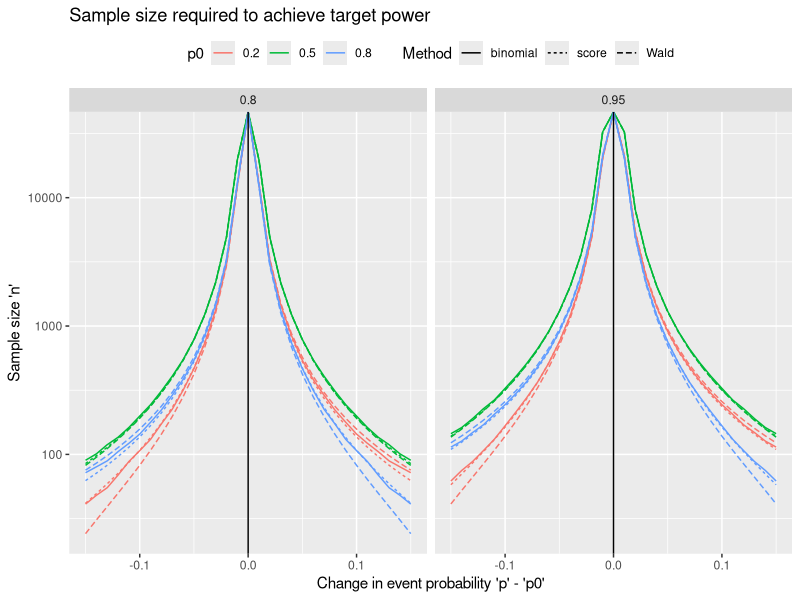
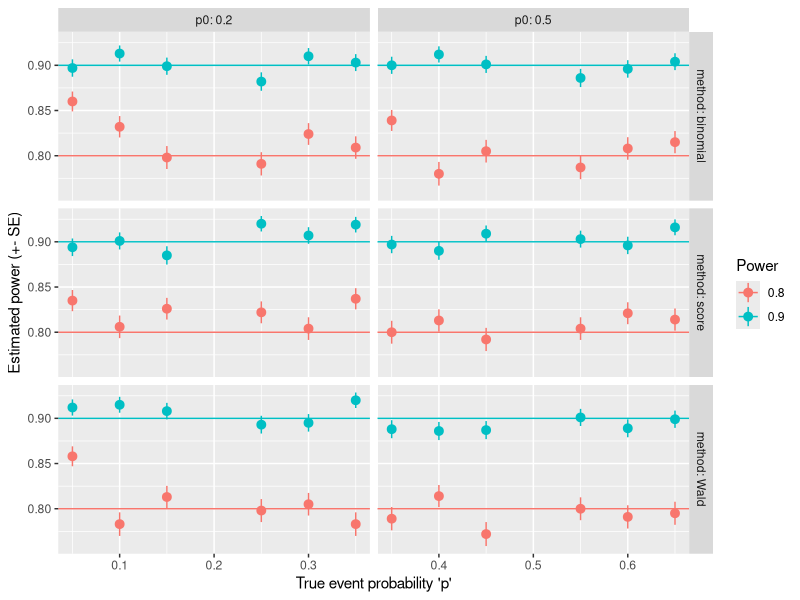
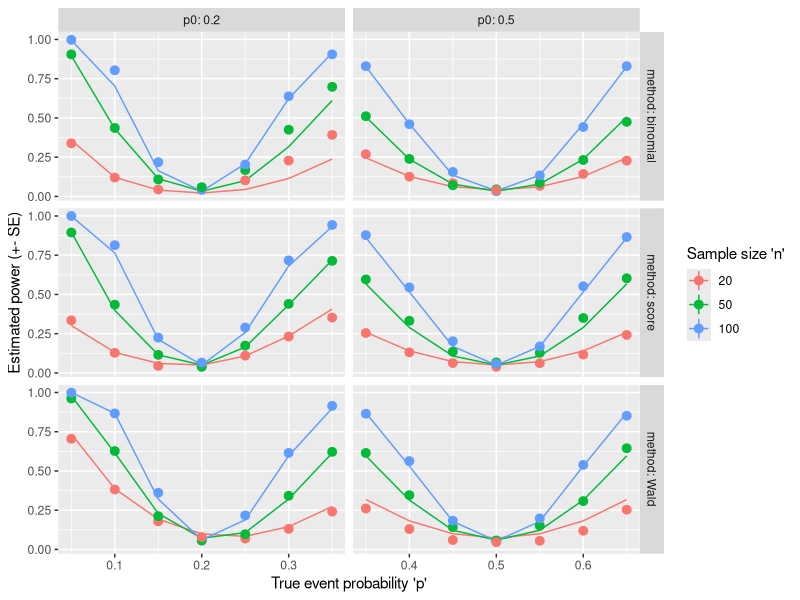

Source code (R) for these figures, in order:
## ---- chunk 1
# alternative
# conf.level
# correct=FALSE
# suppresses warnings, changes chi-squared to Z in the Wald test output
one_prop_test <- function(x, n, p0, method = c("binomial", "Wald","score"), 
                          alternative = c("two.sided", "less",  "greater"), 
                          conf.level = 0.95){
  if (length(x) !=1 | length(n) != 1 | length(p0) != 1)
      stop("x, n, and p0 all should be scalars, not vectors")
  
  method <- match.arg(method)
  alternative <- match.arg(alternative)
  
  if (method == "binomial"){
    res <- binom.test(x=x, n=n, p=p0, alternative=alternative, conf.level=conf.level)
  } else
  if (method %in% c("Wald", "score")){
    suppressWarnings(
      res <- prop.test(x=x, n=n, p=p0, alternative=alternative, conf.level=conf.level,
                       correct = FALSE))
    phat <- res$estimate
     
    if (method == "score"){
      z.sign <- sign(phat - p0)
      Z <- z.sign * sqrt(res$statistic)
      names(Z) <- "Z"
      res$statistic <- Z
      res$parameter <- NULL
      res$method <- "1-sample proportions score test"
    } else {  #Wald
      Z <- (phat - p0) *sqrt(n) / sqrt(phat*(1-phat))
      names(Z) <- "Z"
      # p-value
      pval <- switch(alternative,
                     two.sided = pnorm(abs(Z), lower.tail = FALSE) * 2,
                     greater = pnorm(Z, lower.tail = FALSE),
                     less = pnorm(Z, lower.tail = TRUE))
      # confidence interval
      za <- qnorm(if (alternative == "two.sided") 
            (1 + conf.level)/2
        else conf.level)
      ci.half <- za * sqrt(phat*(1-phat)/n)
      p.u <- phat + ci.half
      p.l <- phat - ci.half
      CINT <- switch(alternative, 
                     two.sided = c(max(p.l, 0), min(p.u, 1)), 
                     greater = c(max(p.l, 0), 1), 
                     less = c(0, min(p.u, 1)))
     # change recalculated parts
      res$statistic <- Z
      res$parameter <- NULL
      res$p.value <- pval
      res$conf.int <- CINT
      res$method <- "1-sample proportions Wald test"
    }
  }  
  return(res)
}

## ---- chunk 2
#' Calculate power for given sample size, or vice versa. Exactly one of 'n' and 'power' has to be NULL
#' p0 - null hypothesis event probability
#' p1 - alternative hypothesis event probability
#' n - sample size
#' power - power to reject the null hypothesis
#' sig.level - significance level of test
#' alternative - type of alternative hypothesis
#' test - type of test
power_one_prop_test <- function(p, p0, n=NULL, power=NULL, sig.level=0.05, 
                             alternative=c("two.sided","less","greater"),
                             test = c("binomial","Wald","score")){
  if (is.null(power) + is.null(n) != 1){
    stop("Exactly one of 'n' and 'power' should be non-NULL")
  }
    
  alternative <- match.arg(alternative)
  sides <- ifelse(alternative=="two.sided", 2, 1)
  
  test <- match.arg(test)
  
  if (test == "binomial"){
    p.body.up <- quote({
      ba <- qbinom(sig.level/sides, size = n, prob=p0, lower.tail=FALSE)
      pbinom(ba, size=n, prob=p, lower.tail = FALSE)})
    p.body.lo <- quote({
      ba <- qbinom(sig.level/sides, size = n, prob=p0, lower.tail=TRUE)
      pbinom(ba-1, size=n, prob=p, lower.tail = TRUE)})
  } else if (test == "score"){
    za <- qnorm(sig.level/sides, lower.tail = FALSE)
    vratio <- sqrt(p0 * (1-p0) / (p * (1-p)))
    delta <- (p - p0) / sqrt(p * (1-p))
    
    p.body.up  <- quote({
      pnorm(za * vratio + delta * sqrt(n), lower.tail = FALSE)
    })
    p.body.lo  <- quote({
      pnorm(-za * vratio + delta * sqrt(n), lower.tail = TRUE)
    })
  } else if (test == "Wald") {
    za <- qnorm(sig.level/sides, lower.tail = FALSE)
    za2 <- za^2
    v0 <- p0 * (1-p0)
    v <- p * (1-p)
    p.body.up  <- quote({
      padj <- (n*p0 + za2/2)/ (n + za2)
      w <-  n * za * sqrt(v0/n + za2/(4*n^2)) / (n + za2)
      pnorm((padj + w - p)/sqrt(v/n), lower.tail = FALSE)
    })
    p.body.lo  <- quote({
      padj <- (n*p0 + za2/2)/ (n + za2)
      w <-  n * za * sqrt(v0/n + za2/(4*n^2)) / (n + za2)
      pnorm((padj - w - p)/sqrt(v/n), lower.tail = TRUE)
    })
   
  }
  
  
  p.body <- if (alternative=="two.sided")
    call("+", p.body.lo, p.body.up)
  else if (alternative=="greater")
    p.body.up
  else 
    p.body.lo
  
  
  if (is.null(power) & !is.null(n)){
    power <- eval(p.body)
  } else if (!is.null(power) & is.null(n)){
    if (test == "binomial"){
      n <- 1
      found <- FALSE
      while (!found & n <= 1e+7){
        n <- n+1
        pw <- eval(p.body)
        found <- (pw >= power) 
      }
      power <- pw
    } else {
      f <- function(n) {eval(p.body) - power}
      if (f(1) > 0){
        n <- 1
      } else {
        n <- uniroot(f, c(1, 1e+07), 
                    tol = .Machine$double.eps^0.25, extendInt = "upX")$root
      }
    }
  }

  METHOD <- paste(
    switch(test, Wald = "Wald z", score = "Score z", binomial = "Exact binomial"),
    "test power calculation")
    
  structure(list(n = n, p0 = p0, p = p, sig.level = sig.level, 
        power = power, alternative = alternative, note = "n is the number of independent samples", 
        method = METHOD), class = "power.htest")
  
}

## ---- chunk 3
# set vector of 'p0', 'p' & 'power' values to explore
p0 <- c(0.2, 0.5, 0.8)
d0 <- seq(-0.15,0.15, by=0.01)
pw0 <- c(0.8, 0.95)
m0 <- c("Wald", "score", "binomial")
# Data set with varying 'p' and 'power'
pw_settings <- expand.grid(delta=d0, 
                           p0=p0, 
                           power = pw0, 
                           method = m0,
                           stringsAsFactors = FALSE)
pw_settings$p <- pw_settings$p0 + pw_settings$delta

# Calculate 'n' for each combination
pw_settings$n <- sapply(1:nrow(pw_settings), 
  function(idx) 
    with(pw_settings,
         {if(p[idx] == p0[idx]) Inf else  
          power_one_prop_test(p=p[idx], p0=p0[idx], power=power[idx],
                          test=method[idx])$n}))

library(ggplot2)
ggplot(pw_settings,
       aes(x = delta, y = n, color = factor(p0), linetype = method)) +
  facet_wrap(~ power) +
  geom_line() +
  geom_vline(aes(xintercept = 0)) +
  scale_color_discrete("p0") +
  scale_linetype_discrete("Method") +
  xlab("Change in event probability 'p' - 'p0'") +
  ylab("Sample size 'n'") +
  ggtitle("Sample size required to achieve target power") +
  scale_y_log10() +
  theme(legend.position = "top")

## ---- chunk 4
#' Simulate binomial data 
#' @param p event probability
#' @param n sample size
#' @param R number of simulations
#' @returns data frame with R rows with the simulation ID, the simulated number of successes,
#' 'x', and the sample size 'n'
sim_one_prop <- function(p, n, R=1){
  data.frame(ID = 1:R, 
             x = rbinom(R, size=n, prob=p), 
             n=n)
}

#' Analyze simulated binomial data 
#' @param simdat output of `sim_one_prop`
#' @param p0 the null hypothesis value for the test
#' @param ... additional arguments passed to `one_prop_test`
#' @returns data frame with estimate, statistic, and p-value from test for each simulation ID
analyze_one_prop <- function(simdat, p0, ...){
  # run test on each row
  tst_list <- mapply(one_prop_test, x=simdat$x, n=simdat$n, 
                     MoreArgs=list(p0 = p0, ...), SIMPLIFY = FALSE)
  names(tst_list) <- simdat$ID
  # extract values of interest 
  res_list <- lapply(tst_list, 
                     function(tst)c(tst$estimate, tst$statistic, tst$p.value))
  # combine results into one data set
  res <- data.frame(do.call(rbind, res_list))
  names(res) <- c("estimate", "statistic", "p.value")
  res$ID <- rownames(res)
  res
}

## ---- chunk 5
# create simulation settings based on p-p0 difference 
sim_settings <- 
  expand.grid(p0 = c(0.2, 0.5),
              method = m0, 
              power = c(0.8, 0.9),
              delta = c(-0.15, -0.1, -0.05, 0.05, 0.1, 0.15),
              stringsAsFactors = FALSE)
sim_settings$p <- sim_settings$p0 + sim_settings$delta

#' Function to run simulations for study 1: given power target, calculate sample size and check achieved power
#' @param simset data set with simulation settings - one column per parameter
#' @param R number of replicates per setting
#' @param ... additional arguments to 'power_one_prop_test' not defined in 'simset'
#' @returns data frame with one row per each simulation replicate
run_one_prop_sim1 <- function(simset, R, ...){
  sim_list <- list()
  # loop through simulation settings
  for (idx in 1:nrow(simset)){
    simres <- with(simset[idx,], {
      # calculate 'n'
      pw <- power_one_prop_test(n=NULL, p = p, p0 = p0, test = method, 
                               power=power, ... )
      n <- ceiling(pw$n)
      # simulate R replicates
      simdat <- sim_one_prop(p = p, n = n, R = R)
      # analyze the data and return as simres
      tmp <- analyze_one_prop(simdat, p0 = p0, method = method, ...)
      # add 'n'
      cbind(tmp, n=n)
    })
    # append simulation settings
    simres <- cbind(simID = idx, simres, simset[idx,])
    # save result
    sim_list <- c(sim_list, list(simres))
  }
  # combine data
  res <- do.call(rbind, sim_list)
  res
}

# run simulations
set.seed(45636)
R <- 1000
sim1 <- run_one_prop_sim1(sim_settings, R=R)
# extract power at alpha=0.05
sim1_pw <-  aggregate(p.value ~ p+delta+p0+method+power, 
                      data=sim1, 
                      FUN = function(x)mean(x <= 0.05))
# rename 'p.value' column to better describe its current contents
names(sim1_pw)[names(sim1_pw) =="p.value"] <- "est.power"
# standard error 
sim1_pw <- transform(sim1_pw,
                     est.power.se = sqrt(est.power*(1-est.power)/R))

# create plot
ggplot(sim1_pw, aes(x=p, y=est.power, color = factor(power))) +
  facet_grid(method ~ p0, labeller = label_both, scales="free_x") +
  geom_hline(aes(yintercept = power, color = factor(power))) +
  geom_pointrange(aes(ymin = est.power-est.power.se, ymax = est.power+est.power.se)) +
  scale_x_continuous("True event probability 'p'") +
  scale_y_continuous("Estimated power (+- SE)") +
  scale_color_discrete("Power")
## ---- chunk 6
# create simulation settings based on p-p0 difference 
sim_settings2 <- 
  expand.grid(p0 = c(0.2, 0.5),
              method = m0, 
              n = c(20, 50, 100),
              delta = c(-0.15, -0.1, -0.05, 0, 0.05, 0.1, 0.15),
              stringsAsFactors = FALSE)
sim_settings2$p <- sim_settings2$p0 + sim_settings2$delta

#' Function to run simulations for study 2: given sample size, calculate power and check achieved power
#' @param simset data set with simulation settings - one column per parameter
#' @param R number of replicates per setting
#' @param ... additional arguments to 'power_one_prop_test' not defined in 'simset'
#' @returns data frame with one row per each simulation replicate
run_one_prop_sim2 <- function(simset, R, ...){
  sim_list <- list()
  # loop through simulation settings
  for (idx in 1:nrow(simset)){
    simres <- with(simset[idx,], {
      # calculate 'power'
      pw <- power_one_prop_test(n=n, p = p, p0 = p0, test = method, 
                               power=NULL, ... )
      # simulate R replicates
      simdat <- sim_one_prop(p = p, n = n, R = R)
      # analyze the data and return as simres
      tmp <- analyze_one_prop(simdat, p0 = p0, method = method, ...)
      # add 'power'
      cbind(tmp, power=pw$power)
    })
    # append simulation settings
    simres <- cbind(simID = idx, simres, simset[idx,])
    # save result
    sim_list <- c(sim_list, list(simres))
  }
  # combine data
  res <- do.call(rbind, sim_list)
  res
}

# run simulations
set.seed(45636)
R <- 1000
sim2 <- run_one_prop_sim2(sim_settings2, R=R)
# extract power at alpha=0.05
sim2_pw <-  aggregate(p.value ~ p+delta+p0+method+n+power, 
                      data=sim2, 
                      FUN = function(x)mean(x <= 0.05))
# rename 'p.value' column to better describe its current contents
names(sim2_pw)[names(sim2_pw) =="p.value"] <- "est.power"
# standard error 
sim2_pw <- transform(sim2_pw,
                     est.power.se = sqrt(est.power*(1-est.power)/R))

# create plot
ggplot(sim2_pw, aes(x=p, y=est.power, color=factor(n))) +
  facet_grid(method ~ p0, labeller = label_both, scales="free_x") +
  geom_line(aes(y = power, color=factor(n))) +
  geom_pointrange(aes(ymin = est.power-est.power.se, ymax = est.power+est.power.se)) +
  scale_x_continuous("True event probability 'p'") +
  scale_y_continuous("Estimated power (+- SE)") +
  scale_color_discrete("Sample size 'n'")
